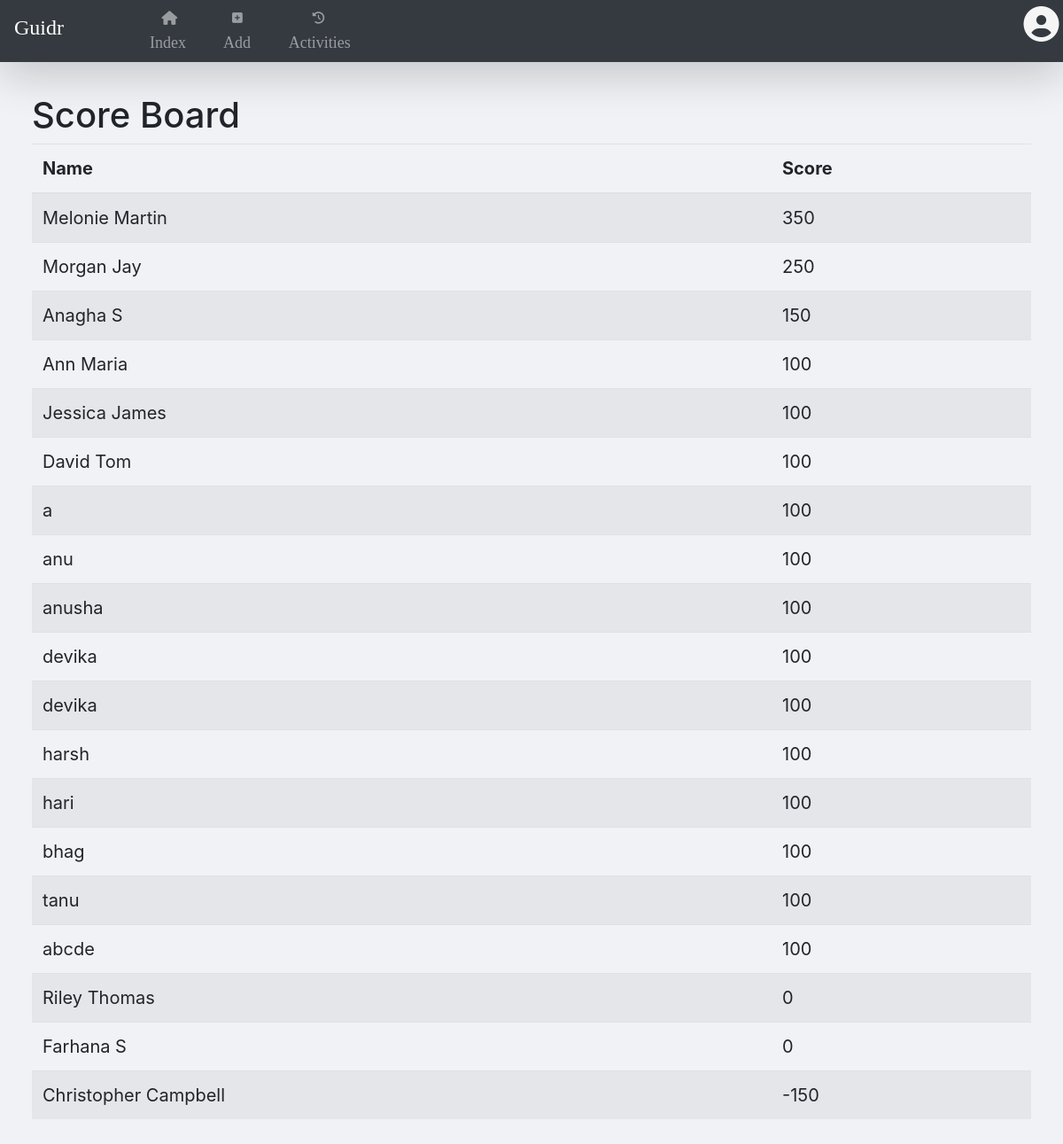
The app's page /scoreBoard with its own data.
### app.py (models this page shows)
class User(db.Model):
    id = db.Column(db.Integer, primary_key=True)
    username = db.Column(db.String(50))
    password = db.Column(db.String(50))
    typeOfAccount = db.Column(db.String(10))
    credentials = db.Column(db.String(50))
    about = db.Column(db.String(50))
    skills = db.Column(db.String(50))
    institute = db.Column(db.String(50))
    verifiedskills = db.Column(db.String(50))
    github = db.Column(db.String(50))
    linkedin = db.Column(db.String(50))
    score = db.Column(db.Integer, default=100)

### app.py (the view)
@app.route('/scoreBoard')
def scoreBoard():
    rank_user = User.query.order_by(desc(User.score))
    return render_template('scoreBoard.html', rank_user=rank_user)

### templates/scoreBoard.html
{% extends "layout.html"%}
{% block content%}
<h1>Score Board</h1>
<div>
    <table class="table table-striped table-hover">
        <thead>
        <tr>
            <th scope="col">Name</th>
            <th scope="col">Score</th>
        </tr>
        </thead>
        <tbody>
        <tr>
            {% for i in rank_user %}
            <td scope="row">{{i.username}}</td>
            <td>{{i.score}}</td>
        </tr>
        {% endfor %}
        </tbody>
    </table>
</div>
{% endblock%}

### static/layout.css (style rules this page uses)
body { color: #1864ab; background:#F0F2F5 !important; font-size:20px; }
body { font-family: calibri; width: 100%; }

### records on screen
User: username "Melonie Martin", score "350"
User: username "Morgan Jay", score "250"
User: username "Anagha S", score "150"
User: username "Ann Maria", score "100"
User: username "Jessica James", score "100"
User: username "David Tom", score "100"
User: username "a", score "100"
User: username "anu", score "100"
User: username "anusha", score "100"
User: username "devika", score "100"
User: username "devika", score "100"
User: username "harsh", score "100"
User: username "hari", score "100"
User: username "bhag", score "100"
User: username "tanu", score "100"
User: username "abcde", score "100"
User: username "Riley Thomas", score "0"
User: username "Farhana S", score "0"
User: username "Christopher Campbell", score "-150"
